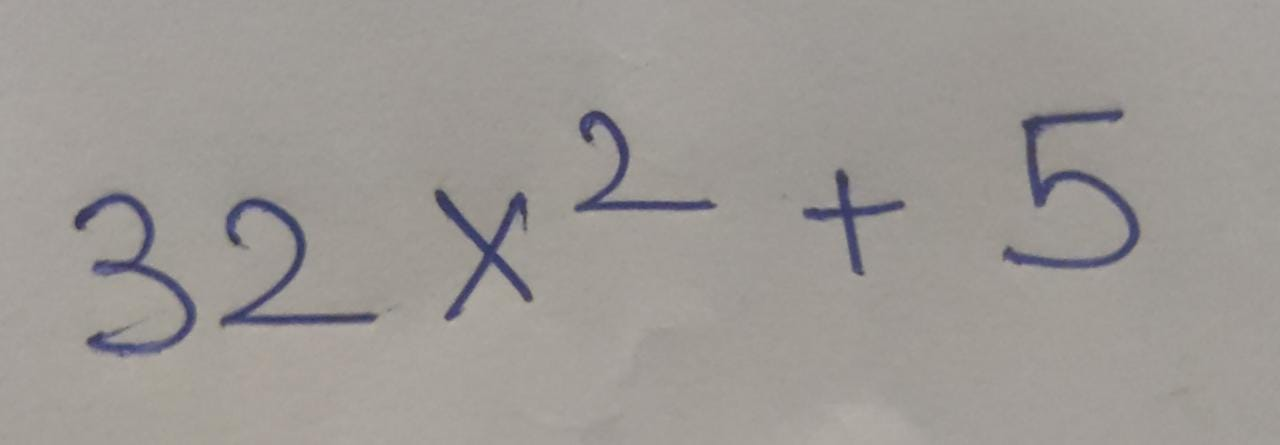
#> input picture Unstructured_Handwritten_Math_Test1.jpeg, 1280 x 445 px
$ python -i scan.py   (imports and definitions only)
#> lines starting #> are read from the running program, lines starting #| are printed output that depends on the picture; after the words box and inside, x2 and y2 are one past the last pixel; in counts of white or black regions, pixels touching at a corner belong together
### pyimagesearch/imutils.py
# Import the necessary packages
import numpy as np
import cv2

# [23 lines left out: functions translate, rotate, not called in this run]

def resize(image, width = None, height = None, inter = cv2.INTER_AREA):
	# initialize the dimensions of the image to be resized and
	# grab the image size
	dim = None
	(h, w) = image.shape[:2]

	# if both the width and height are None, then return the
	# original image
	if width is None and height is None:
		return image

	# check to see if the width is None
	if width is None:
		# calculate the ratio of the height and construct the
		# dimensions
		r = height / float(h)
		dim = (int(w * r), height)

	# otherwise, the height is None
	else:
		# calculate the ratio of the width and construct the
		# dimensions
		r = width / float(w)
		dim = (width, int(h * r))

	# resize the image
	resized = cv2.resize(image, dim, interpolation = inter)

	# return the resized image
	return resized

### scan.py
# USAGE:
# python scan.py (--images <IMG_DIR> | --image <IMG_PATH>) [-i]
# For example, to scan a single image with interactive mode:
# python scan.py --image sample_images/desk.JPG -i
# To scan all images in a directory automatically:
# python scan.py --images sample_images

# Scanned images will be output to directory named 'output'

from pyimagesearch import transform
from pyimagesearch import imutils
from scipy.spatial import distance as dist
from matplotlib.patches import Polygon
import polygon_interacter as poly_i
import numpy as np
import matplotlib.pyplot as plt
import itertools
import math
import cv2
from pylsd.lsd import lsd

import argparse
import os

class DocScanner(object):
    """An image scanner"""

    def __init__(self, interactive=False, MIN_QUAD_AREA_RATIO=0.25, MAX_QUAD_ANGLE_RANGE=40):
        """
        Args:
            interactive (boolean): If True, user can adjust screen contour before
                transformation occurs in interactive pyplot window.
            MIN_QUAD_AREA_RATIO (float): A contour will be rejected if its corners
                do not form a quadrilateral that covers at least MIN_QUAD_AREA_RATIO
                of the original image. Defaults to 0.25.
            MAX_QUAD_ANGLE_RANGE (int):  A contour will also be rejected if the range
                of its interior angles exceeds MAX_QUAD_ANGLE_RANGE. Defaults to 40.
        """
        self.interactive = interactive
        self.MIN_QUAD_AREA_RATIO = MIN_QUAD_AREA_RATIO
        self.MAX_QUAD_ANGLE_RANGE = MAX_QUAD_ANGLE_RANGE

    # [45 lines left out: functions filter_corners, angle_between_vectors_degrees, get_angle, angle_range, not called in this run]

    def get_corners(self, img):
        """
        Returns a list of corners ((x, y) tuples) found in the input image. With proper
        pre-processing and filtering, it should output at most 10 potential corners.
        This is a utility function used by get_contours. The input image is expected
        to be rescaled and Canny filtered prior to be passed in.
        """
        lines = lsd(img)

        # massages the output from LSD
        # LSD operates on edges. One "line" has 2 edges, and so we need to combine the edges back into lines
        # 1. separate out the lines into horizontal and vertical lines.
        # 2. Draw the horizontal lines back onto a canvas, but slightly thicker and longer.
        # 3. Run connected-components on the new canvas
        # 4. Get the bounding box for each component, and the bounding box is final line.
        # 5. The ends of each line is a corner
        # 6. Repeat for vertical lines
        # 7. Draw all the final lines onto another canvas. Where the lines overlap are also corners

        corners = []
        if lines is not None:
            # separate out the horizontal and vertical lines, and draw them back onto separate canvases
            lines = lines.squeeze().astype(np.int32).tolist()
            horizontal_lines_canvas = np.zeros(img.shape, dtype=np.uint8)
            vertical_lines_canvas = np.zeros(img.shape, dtype=np.uint8)
            for line in lines:
                x1, y1, x2, y2, _ = line
                if abs(x2 - x1) > abs(y2 - y1):
                    (x1, y1), (x2, y2) = sorted(((x1, y1), (x2, y2)), key=lambda pt: pt[0])
                    cv2.line(horizontal_lines_canvas, (max(x1 - 5, 0), y1), (min(x2 + 5, img.shape[1] - 1), y2), 255, 2)
                else:
                    (x1, y1), (x2, y2) = sorted(((x1, y1), (x2, y2)), key=lambda pt: pt[1])
                    cv2.line(vertical_lines_canvas, (x1, max(y1 - 5, 0)), (x2, min(y2 + 5, img.shape[0] - 1)), 255, 2)

            lines = []

            # find the horizontal lines (connected-components -> bounding boxes -> final lines)
            (contours, hierarchy) = cv2.findContours(horizontal_lines_canvas, cv2.RETR_EXTERNAL, cv2.CHAIN_APPROX_NONE)
            contours = sorted(contours, key=lambda c: cv2.arcLength(c, True), reverse=True)[:2]
            horizontal_lines_canvas = np.zeros(img.shape, dtype=np.uint8)
            for contour in contours:
                contour = contour.reshape((contour.shape[0], contour.shape[2]))
                min_x = np.amin(contour[:, 0], axis=0) + 2
                max_x = np.amax(contour[:, 0], axis=0) - 2
                left_y = int(np.average(contour[contour[:, 0] == min_x][:, 1]))
                right_y = int(np.average(contour[contour[:, 0] == max_x][:, 1]))
                lines.append((min_x, left_y, max_x, right_y))
                cv2.line(horizontal_lines_canvas, (min_x, left_y), (max_x, right_y), 1, 1)
                corners.append((min_x, left_y))
                corners.append((max_x, right_y))

            # find the vertical lines (connected-components -> bounding boxes -> final lines)
            (contours, hierarchy) = cv2.findContours(vertical_lines_canvas, cv2.RETR_EXTERNAL, cv2.CHAIN_APPROX_NONE)
            contours = sorted(contours, key=lambda c: cv2.arcLength(c, True), reverse=True)[:2]
            vertical_lines_canvas = np.zeros(img.shape, dtype=np.uint8)
            for contour in contours:
                contour = contour.reshape((contour.shape[0], contour.shape[2]))
                min_y = np.amin(contour[:, 1], axis=0) + 2
                max_y = np.amax(contour[:, 1], axis=0) - 2
                top_x = int(np.average(contour[contour[:, 1] == min_y][:, 0]))
                bottom_x = int(np.average(contour[contour[:, 1] == max_y][:, 0]))
                lines.append((top_x, min_y, bottom_x, max_y))
                cv2.line(vertical_lines_canvas, (top_x, min_y), (bottom_x, max_y), 1, 1)
                corners.append((top_x, min_y))
                corners.append((bottom_x, max_y))

            # find the corners
            corners_y, corners_x = np.where(horizontal_lines_canvas + vertical_lines_canvas == 2)
            corners += zip(corners_x, corners_y)

        # remove corners in close proximity
        corners = self.filter_corners(corners)
        return corners

    # [5 lines left out: function is_valid_contour, not called in this run]


    def get_contour(self, rescaled_image):
        """
        Returns a numpy array of shape (4, 2) containing the vertices of the four corners
        of the document in the image. It considers the corners returned from get_corners()
        and uses heuristics to choose the four corners that most likely represent
        the corners of the document. If no corners were found, or the four corners represent
        a quadrilateral that is too small or convex, it returns the original four corners.
        """

        # these constants are carefully chosen
        MORPH = 9
        CANNY = 84
        HOUGH = 25

        IM_HEIGHT, IM_WIDTH, _ = rescaled_image.shape

        # convert the image to grayscale and blur it slightly
        gray = cv2.cvtColor(rescaled_image, cv2.COLOR_BGR2GRAY)
        gray = cv2.GaussianBlur(gray, (7,7), 0)

        # dilate helps to remove potential holes between edge segments
        kernel = cv2.getStructuringElement(cv2.MORPH_RECT,(MORPH,MORPH))
        dilated = cv2.morphologyEx(gray, cv2.MORPH_CLOSE, kernel)

        # find edges and mark them in the output map using the Canny algorithm
        edged = cv2.Canny(dilated, 0, CANNY)
        test_corners = self.get_corners(edged)

        approx_contours = []

        if len(test_corners) >= 4:
            quads = []

            for quad in itertools.combinations(test_corners, 4):
                points = np.array(quad)
                points = transform.order_points(points)
                points = np.array([[p] for p in points], dtype = "int32")
                quads.append(points)

            # get top five quadrilaterals by area
            quads = sorted(quads, key=cv2.contourArea, reverse=True)[:5]
            # sort candidate quadrilaterals by their angle range, which helps remove outliers
            quads = sorted(quads, key=self.angle_range)

            approx = quads[0]
            if self.is_valid_contour(approx, IM_WIDTH, IM_HEIGHT):
                approx_contours.append(approx)

            # for debugging: uncomment the code below to draw the corners and countour found
            # by get_corners() and overlay it on the image

            # cv2.drawContours(rescaled_image, [approx], -1, (20, 20, 255), 2)
            # plt.scatter(*zip(*test_corners))
            # plt.imshow(rescaled_image)
            # plt.show()

        # also attempt to find contours directly from the edged image, which occasionally
        # produces better results
        (cnts, hierarchy) = cv2.findContours(edged.copy(), cv2.RETR_EXTERNAL, cv2.CHAIN_APPROX_SIMPLE)
        cnts = sorted(cnts, key=cv2.contourArea, reverse=True)[:5]

        # loop over the contours
        for c in cnts:
            # approximate the contour
            approx = cv2.approxPolyDP(c, 80, True)
            if self.is_valid_contour(approx, IM_WIDTH, IM_HEIGHT):
                approx_contours.append(approx)
                break

        # If we did not find any valid contours, just use the whole image
        if not approx_contours:
            TOP_RIGHT = (IM_WIDTH, 0)
            BOTTOM_RIGHT = (IM_WIDTH, IM_HEIGHT)
            BOTTOM_LEFT = (0, IM_HEIGHT)
            TOP_LEFT = (0, 0)
            screenCnt = np.array([[TOP_RIGHT], [BOTTOM_RIGHT], [BOTTOM_LEFT], [TOP_LEFT]])

        else:
            screenCnt = max(approx_contours, key=cv2.contourArea)

        return screenCnt.reshape(4, 2)

    # [13 lines left out: function interactive_get_contour, not called in this run]

    def scan(self, image_path):

#> called with image_path = 'Unstructured_Handwritten_Math_Test1.jpeg'
        RESCALED_HEIGHT = 500.0
        OUTPUT_DIR = 'output'

        # load the image and compute the ratio of the old height
        # to the new height, clone it, and resize it
        image = cv2.imread(image_path)
#> image is the input picture: shape (445, 1280, 3); mean B, G, R 149.4, 153.1, 157.3

        assert(image is not None)

        ratio = image.shape[0] / RESCALED_HEIGHT
#> ratio = 0.89
        orig = image.copy()
        rescaled_image = imutils.resize(image, height = int(RESCALED_HEIGHT))

        # get the contour of the document
        screenCnt = self.get_contour(rescaled_image)
#> in get_contour, `gray = cv2.cvtColor(rescaled_image, cv2.COLOR_BGR2GRAY)`:
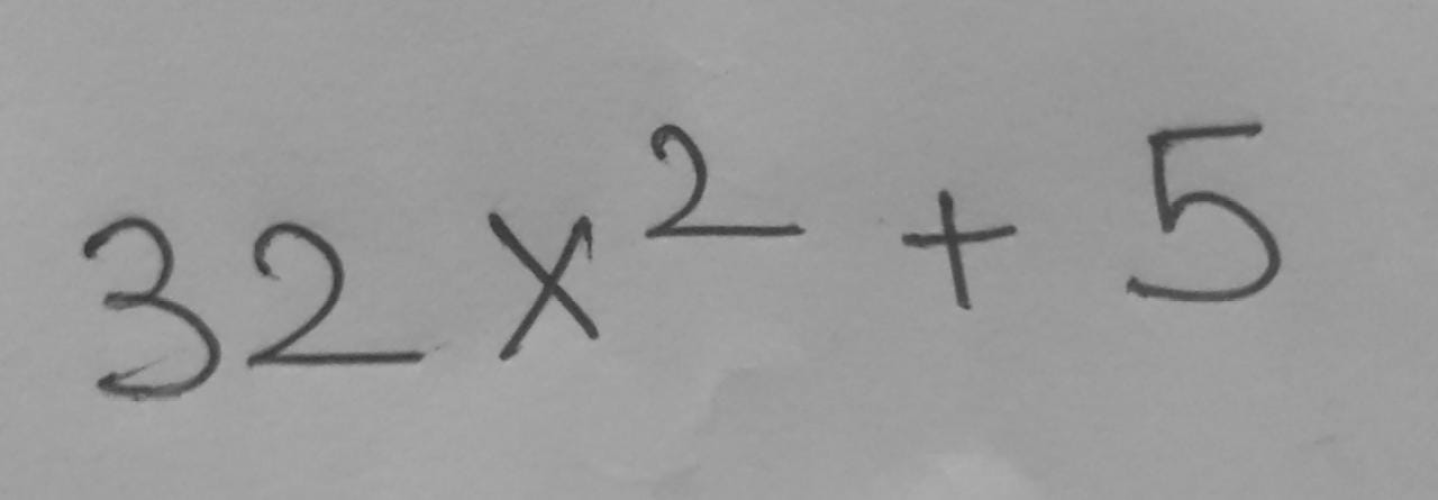
#> gray: shape (500, 1438); min 55, max 177, mean 153.8
#> in get_contour, `edged = cv2.Canny(dilated, 0, CANNY)`:
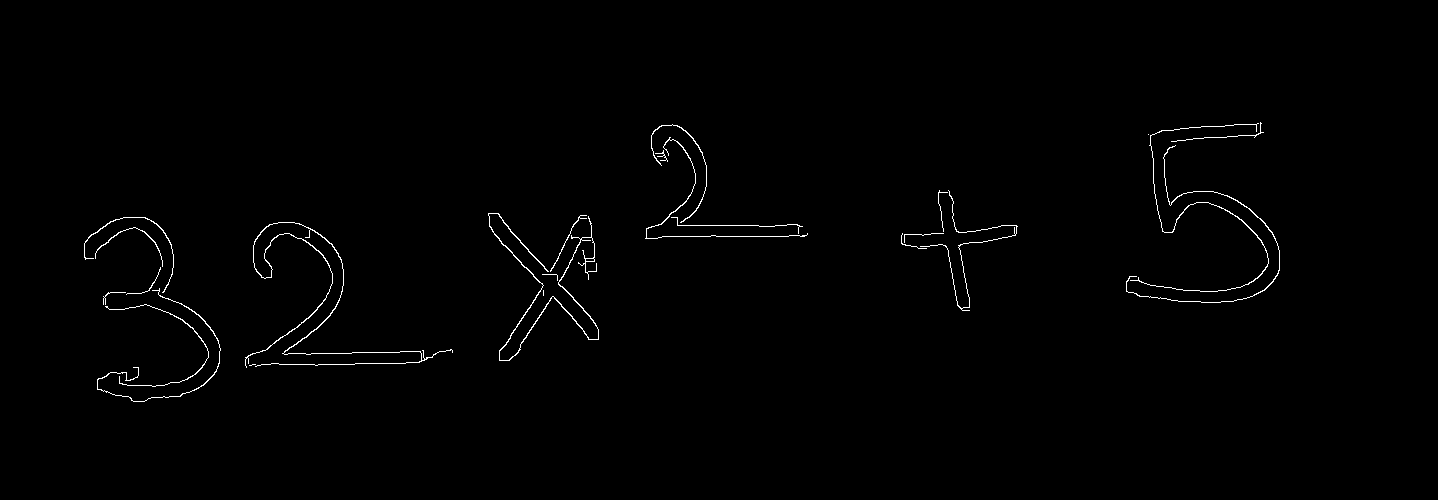
#> edged: shape (500, 1438); 0.76% white in thin lines or dots, all inside (x1, y1, x2, y2) = (84, 122, 1280, 402)

        #if self.interactive:
            #screenCnt = self.interactive_get_contour(screenCnt, rescaled_image)

        # apply the perspective transformation
        warped = transform.four_point_transform(orig, screenCnt * ratio)

        # convert the warped image to grayscale
        gray = cv2.cvtColor(warped, cv2.COLOR_BGR2GRAY)

        # sharpen image
        #sharpen = cv2.GaussianBlur(gray, (0,0), 3)
        #sharpen = cv2.addWeighted(gray, 1.5, sharpen, -0.5, 0)

        # apply adaptive threshold to get black and white effect
        #thresh = cv2.adaptiveThreshold(sharpen, 255, cv2.ADAPTIVE_THRESH_GAUSSIAN_C, cv2.THRESH_BINARY, 21, 15)
        return(gray)
        # save the transformed image
        #asename = os.path.basename(image_path)
        #cv2.imwrite(OUTPUT_DIR + '/' + basename, thresh)
        #print("Proccessed " + basename)


# [28 lines not run here, left out]

#> (the run stopped early here; a loop or call above may not have finished)

$ run again, on Unstructured__Handwritten_Math_Test_2_2.jpeg
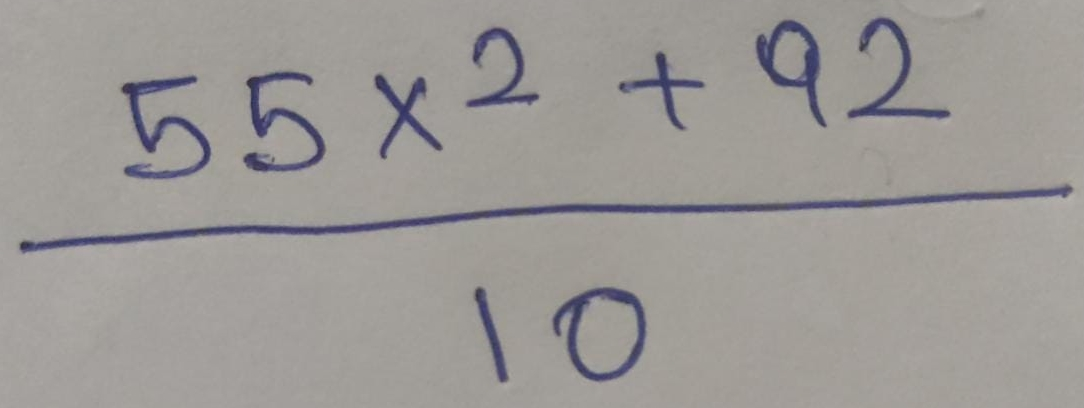
#> input picture Unstructured__Handwritten_Math_Test_2_2.jpeg, 1084 x 408 px
#> in scan, image is the input picture: shape (408, 1084, 3); mean B, G, R 150.6, 153.5, 156.7
#> in get_contour, `dilated = cv2.morphologyEx(gray, cv2.MORPH_CLOSE, kernel)`:
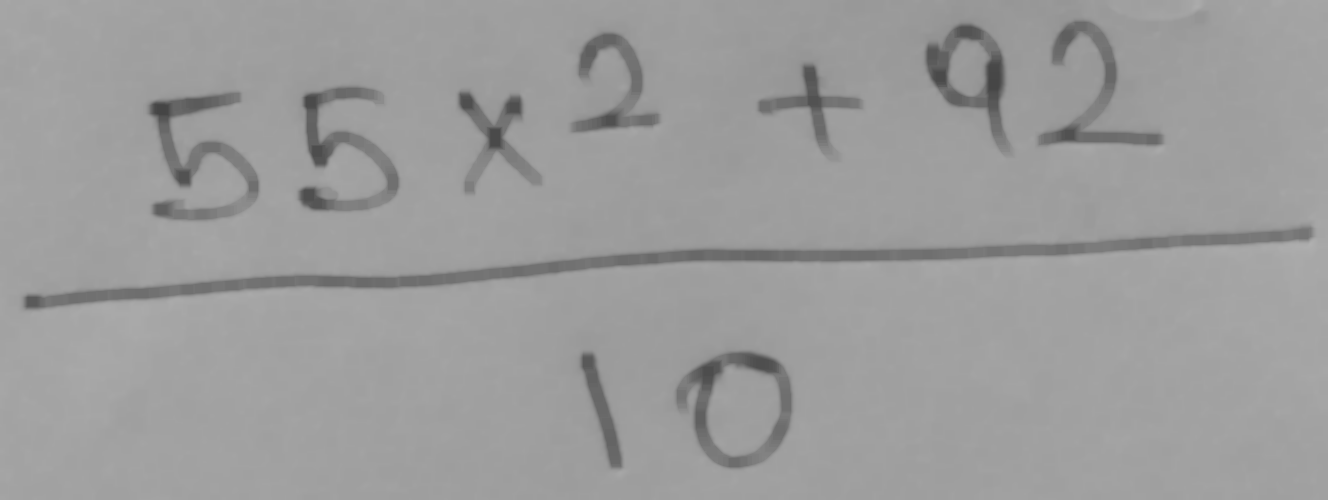
#> dilated: shape (500, 1328); min 69, max 176, mean 155.7
#> in get_contour, `edged = cv2.Canny(dilated, 0, CANNY)`:
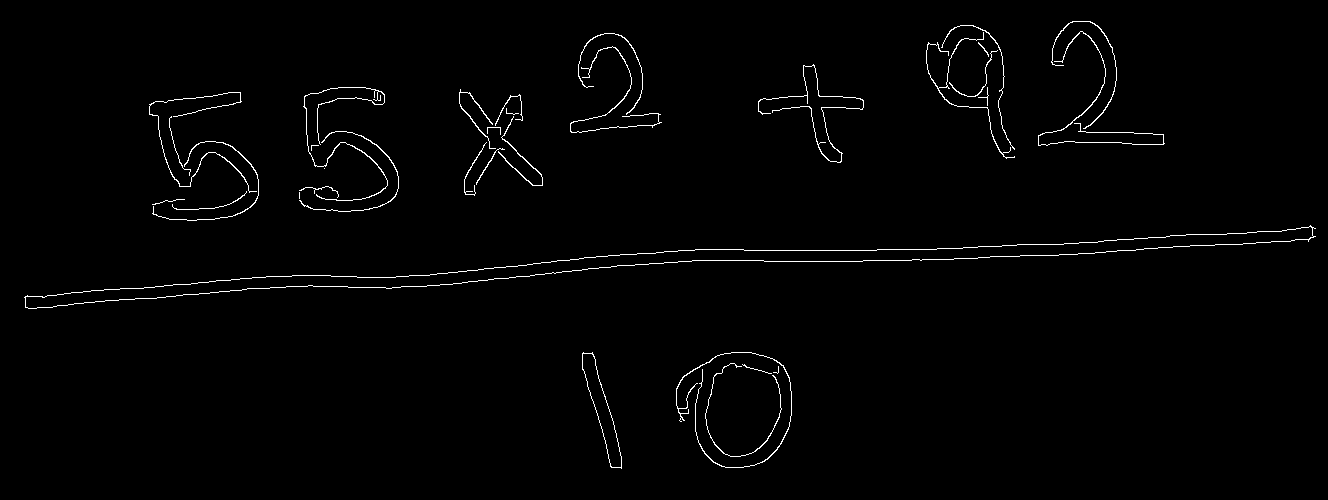
#> edged: shape (500, 1328); 1.3% white in thin lines or dots, all inside (x1, y1, x2, y2) = (24, 21, 1316, 469)
